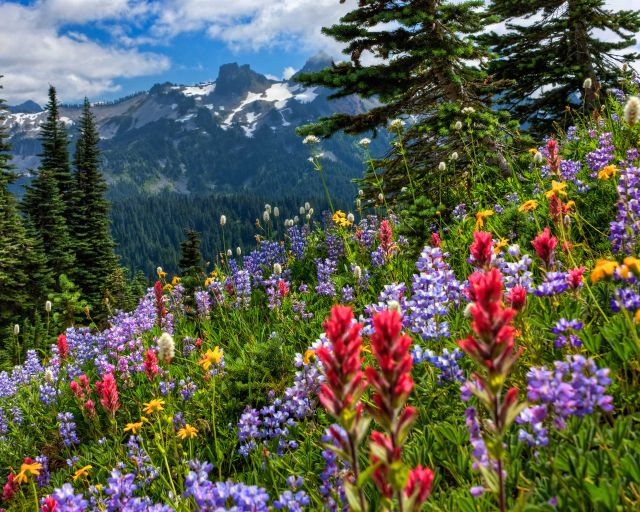
#> input picture Yapay Görme Uygulamaları Ödev Teslimleri/Odev_3_Elif_Kaplan/resim.jpg, 640 x 512 px
$ python 'colors 1.py'
#> lines starting #> are read from the running program, lines starting #| are printed output that depends on the picture
import cv2
import numpy as np

image = cv2.imread('resim.jpg')
#> image is the input picture: shape (512, 640, 3); mean B, G, R 76.9, 92.8, 89.4

# Görüntünün boyutlarını almak
height, width, _ = image.shape
#> height = 512; width = 640

# Her bir sütunun genişliğini hesaplamak
column_width = width // 3
#> column_width = 213

# Mavi (B) kanalı
blue_channel = image[:, :, 0]

# Yeşil (G) kanalı
green_channel = image[:, :, 1]

# Kırmızı (R) kanalı
red_channel = image[:, :, 2]

blue_image = cv2.merge([blue_channel, np.zeros((height, width), dtype=np.uint8), np.zeros((height, width), dtype=np.uint8)])
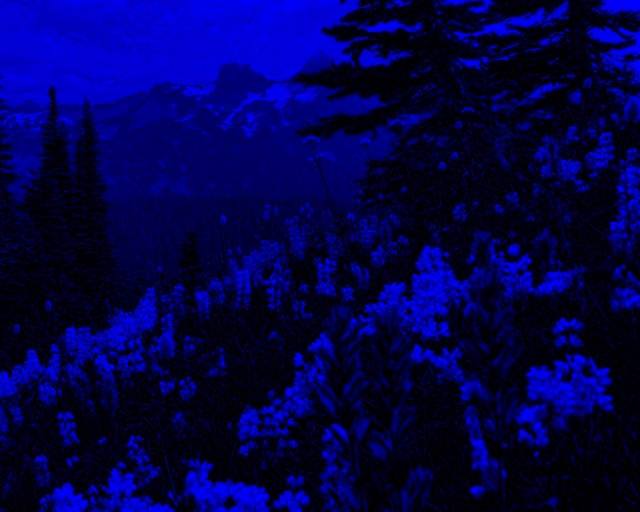
#> blue_image: shape (512, 640, 3); mean of channels 0, 1, 2 76.9, 0, 0; drawn as B, G, R
green_image = cv2.merge([np.zeros((height, width), dtype=np.uint8), green_channel, np.zeros((height, width), dtype=np.uint8)])
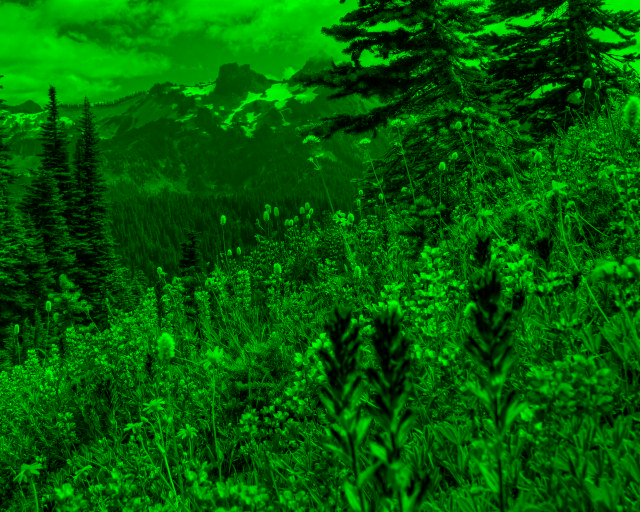
#> green_image: shape (512, 640, 3); mean of channels 0, 1, 2 0, 92.8, 0; drawn as B, G, R
red_image = cv2.merge([np.zeros((height, width), dtype=np.uint8), np.zeros((height, width), dtype=np.uint8), red_channel])
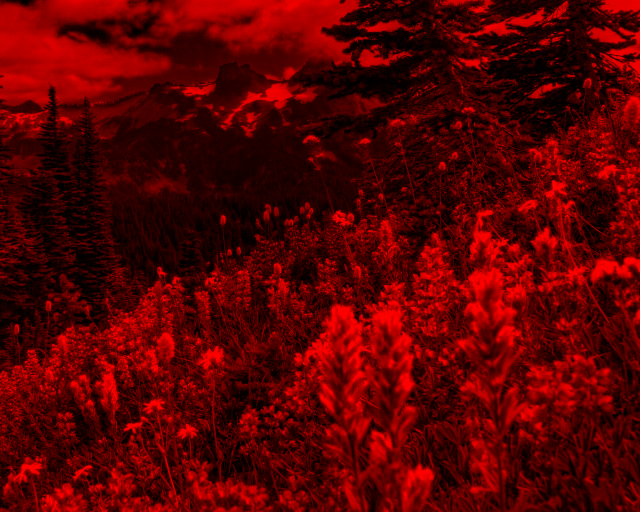
#> red_image: shape (512, 640, 3); mean of channels 0, 1, 2 0, 0, 89.4; drawn as B, G, R


# Görüntüleri ekranda göstermek
cv2.imshow('Blue Channel', blue_image[:, :column_width])
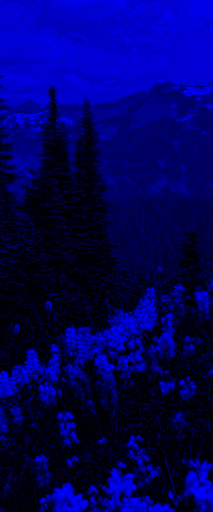
#> window 'Blue Channel': shape (512, 213, 3); mean B, G, R 93.9, 0, 0
cv2.imshow('Green Channel', green_image[:, column_width:2*column_width])
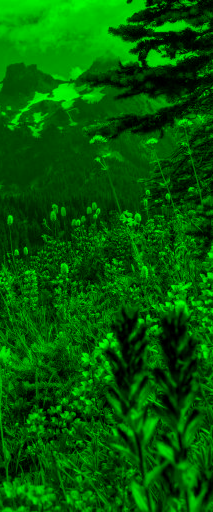
#> window 'Green Channel': shape (512, 213, 3); mean B, G, R 0, 91.4, 0
cv2.imshow('Red Channel', red_image[:, 2*column_width:])
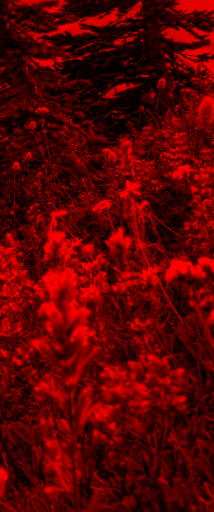
#> window 'Red Channel': shape (512, 214, 3); mean B, G, R 0, 0, 92.5

# Üç parçayı yan yana birleştirmek
combined_image = cv2.hconcat([blue_image[:, :column_width], green_image[:, column_width:2*column_width], red_image[:, 2*column_width:]])
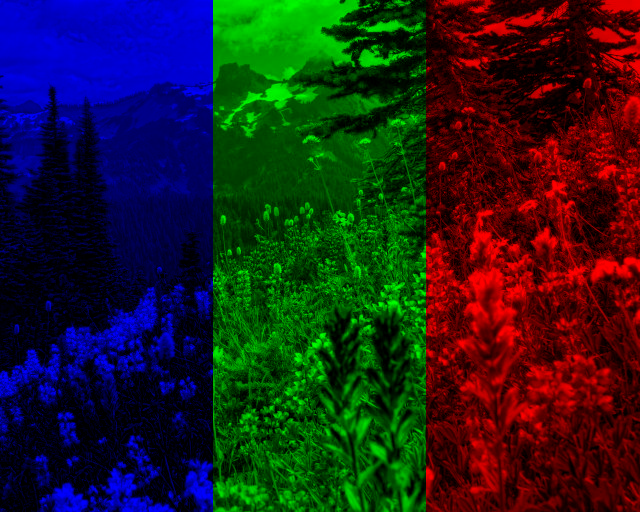
#> combined_image: shape (512, 640, 3); mean of channels 0, 1, 2 31.2, 30.4, 30.9; drawn as B, G, R

# Birleştirilmiş görüntü
cv2.imshow('Combined Image', combined_image)
cv2.waitKey(0)
cv2.destroyAllWindows()
